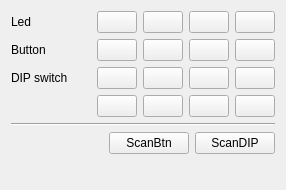
         <widget class="QWidget" name="IOCase">
          <property name="geometry">
           <rect>
            <x>0</x>
            <y>0</y>
            <width>258</width>
            <height>190</height>
           </rect>
          </property>
          <attribute name="icon">
           <iconset resource="../IDE.qrc">
            <normaloff>:/Menu/rc/Menu/comm.ico</normaloff>:/Menu/rc/Menu/comm.ico</iconset>
          </attribute>
          <attribute name="label">
           <string>I/O Case</string>
          </attribute>
          <layout class="QVBoxLayout" name="verticalLayout_5">
           <item>
            <layout class="QHBoxLayout" name="horizontalLayout_10">
             <item>
              <widget class="QLabel" name="label_5">
               <property name="minimumSize">
                <size>
                 <width>80</width>
                 <height>0</height>
                </size>
               </property>
               <property name="maximumSize">
                <size>
                 <width>80</width>
                 <height>16777215</height>
                </size>
               </property>
               <property name="text">
                <string>Led</string>
               </property>
              </widget>
             </item>
             <item>
              <layout class="QHBoxLayout" name="horizontalLayout_13">
               <item>
                <widget class="QPushButton" name="pushButton_4">
                 <property name="sizeIncrement">
                  <size>
                   <width>1</width>
                   <height>1</height>
                  </size>
                 </property>
                 <property name="baseSize">
                  <size>
                   <width>60</width>
                   <height>0</height>
                  </size>
                 </property>
                 <property name="text">
                  <string/>
                 </property>
                </widget>
               </item>
               <item>
                <widget class="QPushButton" name="pushButton_3">
                 <property name="text">
                  <string/>
                 </property>
                </widget>
               </item>
              </layout>
             </item>
             <item>
              <layout class="QHBoxLayout" name="horizontalLayout_5">
               <item>
                <widget class="QPushButton" name="pushButton_2">
                 <property name="text">
                  <string/>
                 </property>
                </widget>
               </item>
               <item>
                <widget class="QPushButton" name="pushButton">
                 <property name="text">
                  <string/>
                 </property>
                </widget>
               </item>
              </layout>
             </item>
            </layout>
           </item>
           <item>
            <layout class="QHBoxLayout" name="horizontalLayout_15">
             <item>
              <widget class="QLabel" name="label_9">
               <property name="minimumSize">
                <size>
                 <width>80</width>
                 <height>0</height>
                </size>
               </property>
               <property name="maximumSize">
                <size>
                 <width>80</width>
                 <height>16777215</height>
                </size>
               </property>
               <property name="text">
                <string>Button</string>
               </property>
              </widget>
             </item>
             <item>
              <layout class="QHBoxLayout" name="horizontalLayout_16">
               <item>
                <widget class="QPushButton" name="pushButton_9">
                 <property name="sizeIncrement">
                  <size>
                   <width>1</width>
                   <height>1</height>
                  </size>
                 </property>
                 <property name="baseSize">
                  <size>
                   <width>60</width>
                   <height>0</height>
                  </size>
                 </property>
                 <property name="text">
                  <string/>
                 </property>
                </widget>
               </item>
               <item>
                <widget class="QPushButton" name="pushButton_10">
                 <property name="text">
                  <string/>
                 </property>
                </widget>
               </item>
              </layout>
             </item>
             <item>
              <layout class="QHBoxLayout" name="horizontalLayout_17">
               <item>
                <widget class="QPushButton" name="pushButton_11">
                 <property name="text">
                  <string/>
                 </property>
                </widget>
               </item>
               <item>
                <widget class="QPushButton" name="pushButton_12">
                 <property name="text">
                  <string/>
                 </property>
                </widget>
               </item>
              </layout>
             </item>
            </layout>
           </item>
           <item>
            <layout class="QHBoxLayout" name="horizontalLayout_20">
             <item>
              <widget class="QLabel" name="label_6">
               <property name="minimumSize">
                <size>
                 <width>80</width>
                 <height>0</height>
                </size>
               </property>
               <property name="maximumSize">
                <size>
                 <width>80</width>
                 <height>16777215</height>
                </size>
               </property>
               <property name="text">
                <string>DIP switch</string>
               </property>
              </widget>
             </item>
             <item>
              <layout class="QHBoxLayout" name="horizontalLayout_22">
               <item>
                <widget class="QPushButton" name="pushButton_13">
                 <property name="sizeIncrement">
                  <size>
                   <width>1</width>
                   <height>1</height>
                  </size>
                 </property>
                 <property name="baseSize">
                  <size>
                   <width>60</width>
                   <height>0</height>
                  </size>
                 </property>
                 <property name="text">
                  <string/>
                 </property>
                </widget>
               </item>
               <item>
                <widget class="QPushButton" name="pushButton_14">
                 <property name="text">
                  <string/>
                 </property>
                </widget>
               </item>
              </layout>
             </item>
             <item>
              <layout class="QHBoxLayout" name="horizontalLayout_23">
               <item>
                <widget class="QPushButton" name="pushButton_15">
                 <property name="text">
                  <string/>
                 </property>
                </widget>
               </item>
               <item>
                <widget class="QPushButton" name="pushButton_16">
                 <property name="text">
                  <string/>
                 </property>
                </widget>
               </item>
              </layout>
             </item>
            </layout>
           </item>
           <item>
            <layout class="QHBoxLayout" name="horizontalLayout_24">
             <item>
              <widget class="QLabel" name="label_13">
               <property name="minimumSize">
                <size>
                 <width>80</width>
                 <height>0</height>
                </size>
               </property>
               <property name="maximumSize">
                <size>
                 <width>80</width>
                 <height>16777215</height>
                </size>
               </property>
               <property name="text">
                <string/>
               </property>
              </widget>
             </item>
             <item>
              <layout class="QHBoxLayout" name="horizontalLayout_25">
               <item>
                <widget class="QPushButton" name="pushButton_17">
                 <property name="sizeIncrement">
                  <size>
                   <width>1</width>
                   <height>1</height>
                  </size>
                 </property>
                 <property name="baseSize">
                  <size>
                   <width>60</width>
                   <height>0</height>
                  </size>
                 </property>
                 <property name="text">
                  <string/>
                 </property>
                </widget>
               </item>
               <item>
                <widget class="QPushButton" name="pushButton_18">
                 <property name="text">
                  <string/>
                 </property>
                </widget>
               </item>
              </layout>
             </item>
             <item>
              <layout class="QHBoxLayout" name="horizontalLayout_27">
               <item>
                <widget class="QPushButton" name="pushButton_19">
                 <property name="text">
                  <string/>
                 </property>
                </widget>
               </item>
               <item>
                <widget class="QPushButton" name="pushButton_20">
                 <property name="text">
                  <string/>
                 </property>
                </widget>
               </item>
              </layout>
             </item>
            </layout>
           </item>
           <item>
            <widget class="Line" name="line_2">
             <property name="orientation">
              <enum>Qt::Horizontal</enum>
             </property>
            </widget>
           </item>
           <item>
            <layout class="QHBoxLayout" name="horizontalLayout_14">
             <item>
              <spacer name="horizontalSpacer_2">
               <property name="orientation">
                <enum>Qt::Horizontal</enum>
               </property>
               <property name="sizeHint" stdset="0">
                <size>
                 <width>40</width>
                 <height>20</height>
                </size>
               </property>
              </spacer>
             </item>
             <item>
              <widget class="QPushButton" name="pushButton_6">
               <property name="minimumSize">
                <size>
                 <width>80</width>
                 <height>0</height>
                </size>
               </property>
               <property name="maximumSize">
                <size>
                 <width>80</width>
                 <height>16777215</height>
                </size>
               </property>
               <property name="text">
                <string>ScanBtn</string>
               </property>
              </widget>
             </item>
             <item>
              <widget class="QPushButton" name="pushButton_5">
               <property name="minimumSize">
                <size>
                 <width>80</width>
                 <height>0</height>
                </size>
               </property>
               <property name="maximumSize">
                <size>
                 <width>80</width>
                 <height>16777215</height>
                </size>
               </property>
               <property name="text">
                <string>ScanDIP</string>
               </property>
              </widget>
             </item>
            </layout>
           </item>
           <item>
            <spacer name="verticalSpacer_8">
             <property name="orientation">
              <enum>Qt::Vertical</enum>
             </property>
             <property name="sizeHint" stdset="0">
              <size>
               <width>18</width>
               <height>25</height>
              </size>
             </property>
            </spacer>
           </item>
          </layout>
         </widget>
